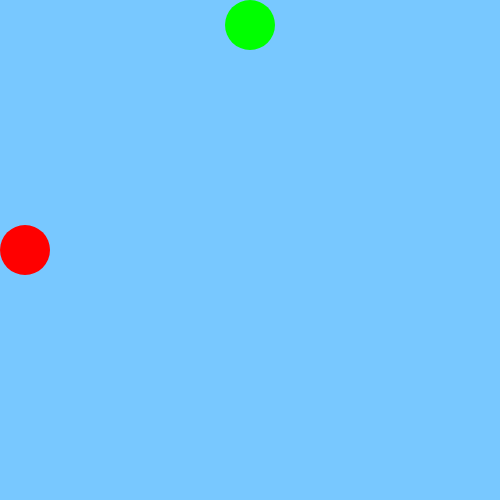
Frame 1 (no input)
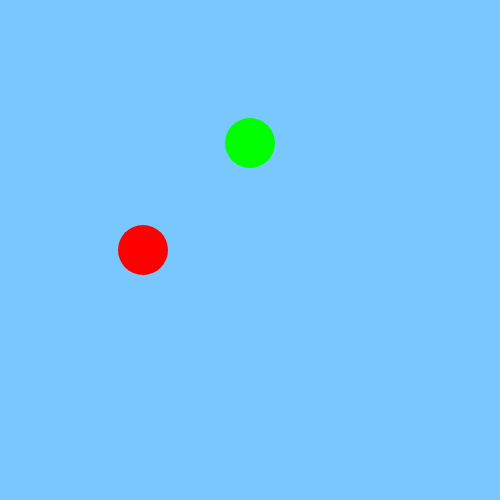
Frame 60 (no input)
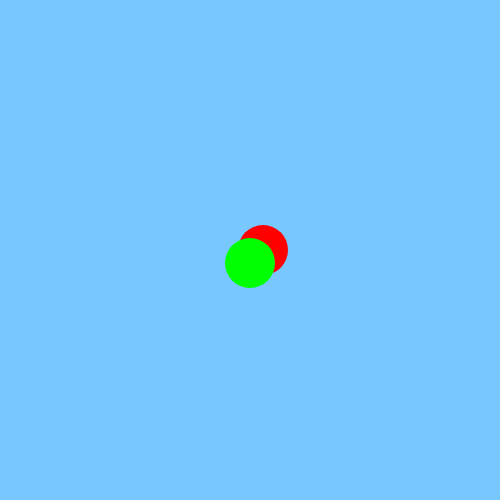
Frame 120 (the mouse pressed at the canvas centre since frame 60)

The p5.js sketch that drew these frames (run headless with seeded random() and noise() and a simulated clock; from frame 60 on, the mouse is pressed at the canvas centre):

// p5.js sketch
// ── sketch.js
var x = 25;
var y = 25;
var yDir = 2;
var xDir = 2;

function setup() {
  createCanvas(500, 500);
  background(120, 200, 255);
}

function draw() {
  background(120, 200, 255);
  redBall();
  if (x > 475 || x < 25) {
    //xDir = xDir * -1;
    x = (x + 1) % 500;
    //x = min(x + 1, 275);
    //x = x + 1;
  }
  x = x + xDir;
  greenBall();
  if (y > 475 || y < 25) {
    yDir = yDir * -1;
  }
  y = y + yDir;
}

function redBall() {
  noStroke();
  fill(255, 0, 0);
  ellipse(x, 250, 50, 50);

}

function greenBall() {
  noStroke();
  fill(0, 255, 0);
  ellipse(250, y, 50, 50);

}
